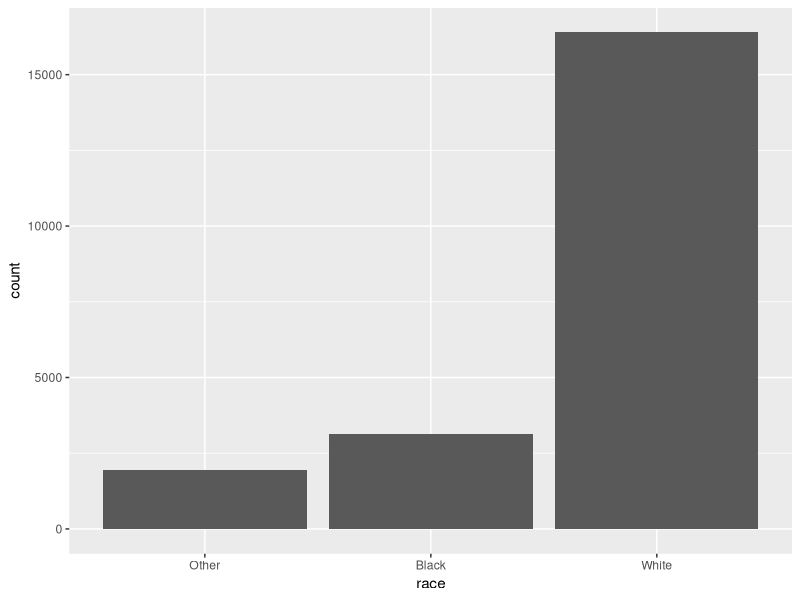
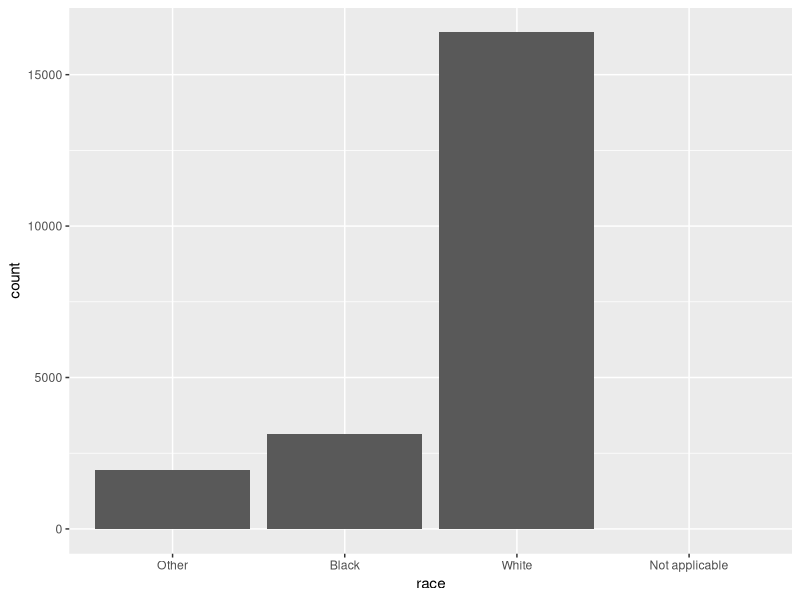
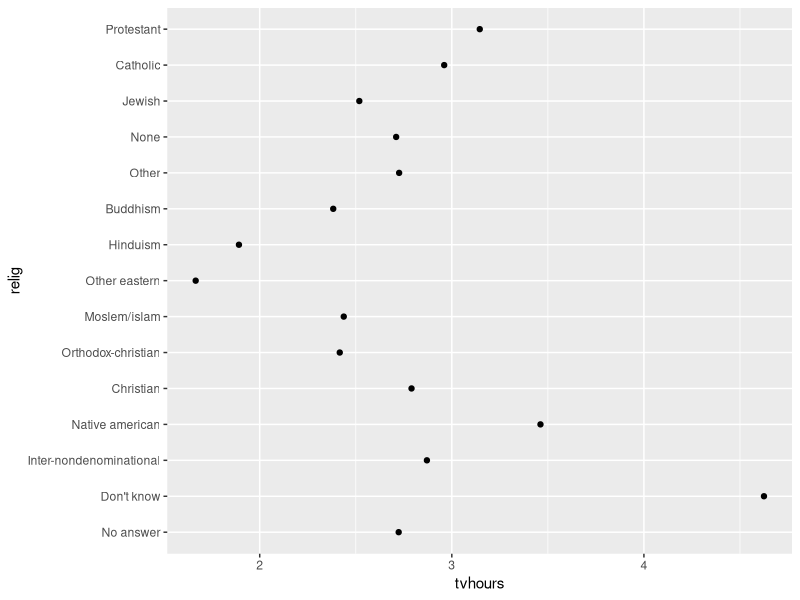
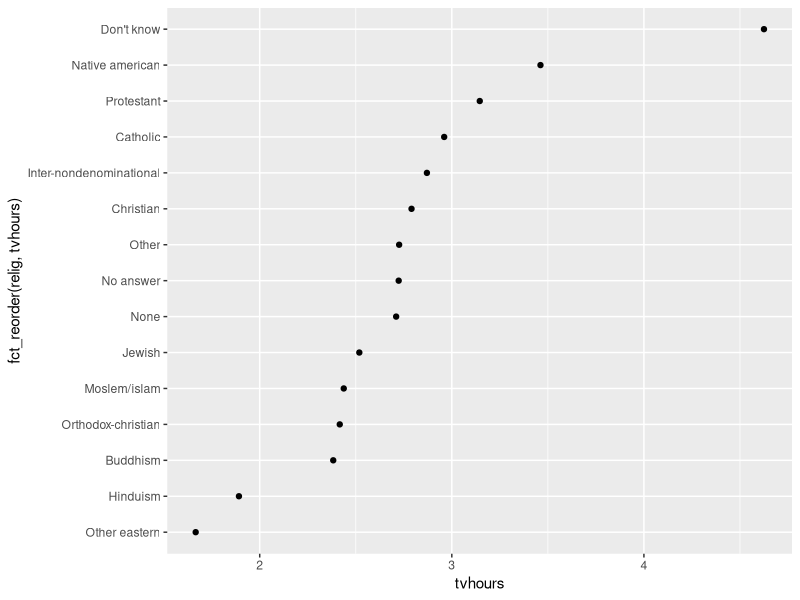
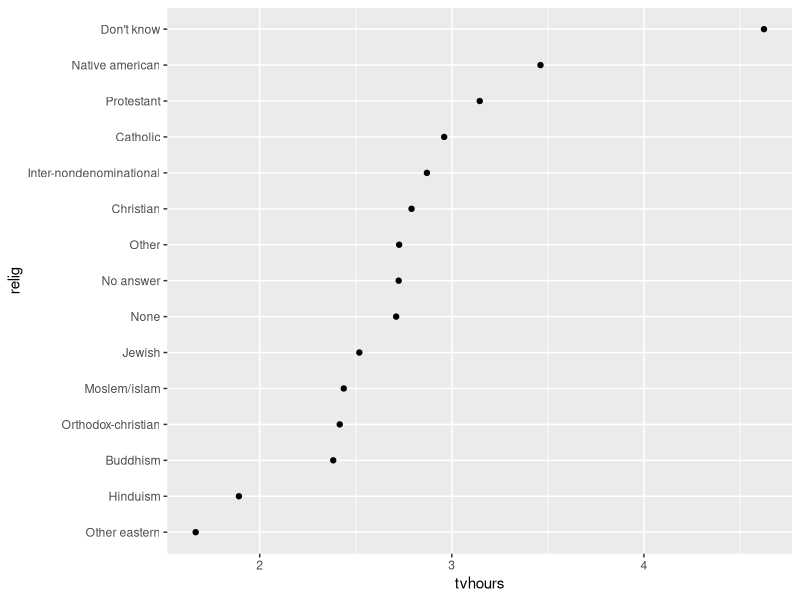
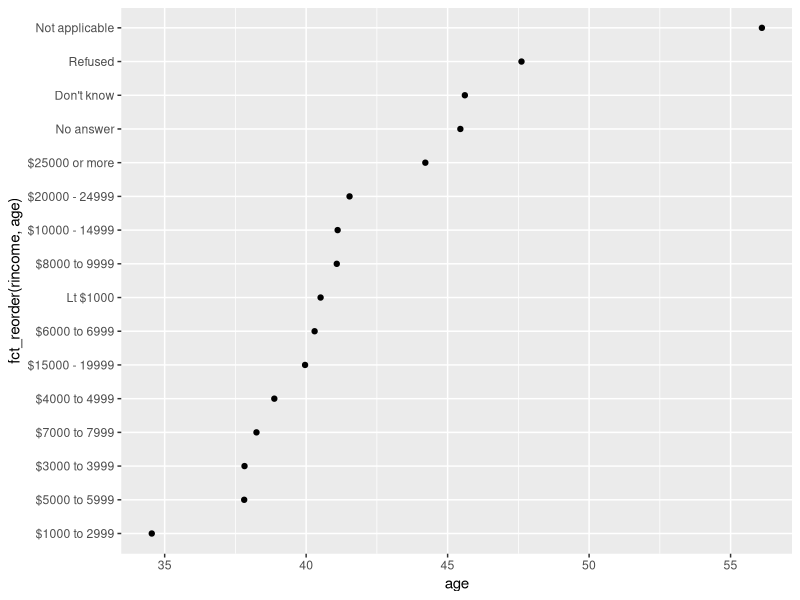

These figures' R source, in order:
## ---- chunk 1

library(tidyverse)
library(forcats)

#создание фактора 

x1 <- c("Dec", "Apr", "Jan", "Mar") #это не обладает фиксированной последовательностью 

month_levels <- c(
      "Jan", "Feb", "Mar", "Apr", "May", "Jun",
      "Jul", "Aug", "Sep", "Oct", "Nov", "Dec")


y1 <- factor(x1, levels = month_levels) #это обладает 

sort(y1)

#Sometimes you’d prefer that the order of the levels match the order of the first appearance in the data

f1 <- factor(x1, levels = unique(x1)) 

f1

#альтернатива 

f2 <- x1 %>% factor() %>% 
  fct_inorder()

f2

forcats::gss_cat

   gss_cat %>%
      count(race)
   
     ggplot(gss_cat, aes(race)) +
      geom_bar()
     
#By default, ggplot2 will drop levels that don’t have any values. You can force them to display with
     
ggplot(gss_cat, aes(race)) + 
  geom_bar() + 
  scale_x_discrete(drop = FALSE)

  relig <- gss_cat %>%
      group_by(relig) %>%
      summarize(
age = mean(age, na.rm = TRUE),
tvhours = mean(tvhours, na.rm = TRUE), n = n()
      )
  
  ggplot(relig, aes(tvhours, relig)) + 
        geom_point()
  
  #It is difficult to interpret this plot because there’s no overall pattern. We can improve it by reordering the levels of relig using fct_reor der(). fct_reorder() takes three arguments:f, the factor whose levels you want to modify. / x, a numeric vector that you want to use to reorder the levels.
  
 ggplot(relig, aes(tvhours, fct_reorder(relig, tvhours))) +
      geom_point()
 
 #лучше перенести в отдельный мьютэейт

   relig %>%
      mutate(relig = fct_reorder(relig, tvhours)) %>%
      ggplot(aes(tvhours, relig)) +
geom_point()
   
   #То же самое, но с группами по доходам и возрастом 
   
   rincome <- gss_cat %>%
      group_by(rincome) %>%
      summarize(
age = mean(age, na.rm = TRUE),
tvhours = mean(tvhours, na.rm = TRUE), n = n()
)

    ggplot(
      rincome,
      aes(age, fct_reorder(rincome, age))
    ) + 
      geom_point()
    
    

## ---- chunk 2
#Modifing factor levels

#More powerful than changing the orders of the levels is changing their values. 

gss_cat %>% count(partyid)

#fct_recode

gss_cat %>%
      mutate(partyid = fct_recode(partyid,
        "Republican, strong"    = "Strong republican",
        "Republican, weak"      = "Not str republican",
        "Independent, near rep" = "Ind,near rep",
        "Independent, near dem" = "Ind,near dem")) %>%
  count(partyid)

#To combine groups, you can assign multiple old levels to the same new level

#If you want to collapse a lot of levels, fct_collapse() is a useful variant of fct_recode(). For each new variable, you can provide a vector of old levels:

 gss_cat %>%
      mutate(partyid = fct_collapse(partyid,
        other = c("No answer", "Don't know", "Other party"),
        rep = c("Strong republican", "Not str republican"),
        ind = c("Ind,near rep", "Independent", "Ind,near dem"),
        dem = c("Not str democrat", "Strong democrat")
  )) %>%
count(partyid)

#Sometimes you just want to lump together all the small groups to make a plot or table simpler.
 
 gss_cat %>%
      mutate(relig = fct_lump(relig)) %>%
      count(relig)

## ---- chunk 3

